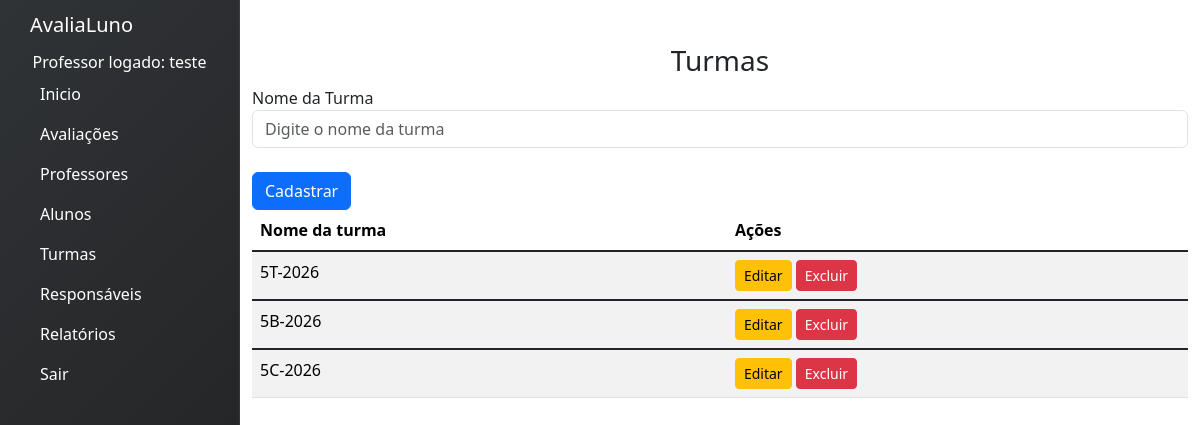
Page /turmas (signed in) on the committed database.
### avaliacoes/models.py (models this page shows, shortened)
class Turma(models.Model):
    nome = models.CharField(max_length=100)
    class Meta:
        verbose_name = "Turma"
        verbose_name_plural = "Turmas" # Define o nome plural personalizado

### avaliacoes/views.py (the view, shortened to what this page needs)
# urls.py: path('turmas', views.turmas, name='turmas'),
def turmas(request):
    lista_turmas = Turma.objects.all()
    return render(request, 'turmas.html', {'lista_turmas': lista_turmas})

### avaliacoes/auth_backend.py (called while the page is built)
    def get_user(self, user_id):
        try:
            return User.objects.get(pk=user_id)
        except User.DoesNotExist:
            return None

### avaliacoes/templates/turmas.html (shortened to what this page needs)
{% extends 'base.html' %}
{% block content %}
<h3><center> Turmas </center></h3>
<form action="" method="POST">
  <div class="form-group">
    <label>Nome da Turma</label>
    <input
      type="text"
      name="nome"
      id="nome"
      class="form-control"
      placeholder="Digite o nome da turma"
      required
    >
  </div>
  <br>
  <div class="form-group">
    <input type="submit" name="salvar_turma" id="btnSalvar" value="Cadastrar" class="btn btn-primary">
  </div>
</form>
<div class="table-wrapper-scroll-y my-custom-scrollbar">
  <table class="table table-striped mb-1">
      <thead>
          <tr>
              <th scope="col">Nome da turma</th>
              <th scope="col">Ações</th>
          </tr>
      </thead>
          {% for turma in lista_turmas %}
          <tbody>
              <tr>
                  <td>{{ turma.nome }}</td>
                  <td>
                    <button class="btn btn-sm btn-warning"
                      onclick="editarTurma(
                        '{{ turma.id }}',
                        '{{ turma.nome }}'
                      )">
                      Editar
                    </button>
                    <button class="btn btn-sm btn-danger"
                      onclick="abrirModalExcluir('{{ turma.id }}')">
                      Excluir
                    </button>
                  </td>
              </tr>
          </tbody>
          {% endfor %}
  </table>
</div>
{% endblock %}

### avaliacoes/templates/base.html (shortened to what this page needs)
{% load static %}
<!DOCTYPE html>
<html lang="pt-br">
<head>
    <link href="https://cdn.jsdelivr.net/npm/bootstrap@5.1.3/dist/css/bootstrap.min.css" rel="stylesheet">
    <link link rel="stylesheet" type="text/css" href="{% static 'base.css' %}"/>
</head>
<body>
    <div class="sidebar-container">
        <div class="sidebar-logo">AvaliaLuno</div>
        <div><center>Professor logado: {{ user.username }}</center></div>
        <ul class="sidebar-navigation">
          <li>
            <a href="{% url 'menu' %}">
               Inicio
            </a>
          </li>
          <li>
            <a href="{% url 'avaliacoes' %}">
               Avaliações
            </a>
          </li>
          <li>
            <a href="{% url 'professores' %}">
               Professores
            </a>
          </li>
          <li>
            <a href="{% url 'alunos' %}">
               Alunos
            </a>
          </li>
          <li>
            <a href="{% url 'turmas' %}">
               Turmas
            </a>
          </li>
          <li>
            <a href="{% url 'responsaveis' %}">
               Responsáveis
            </a>
          </li>
          <li>
            <a href="{% url 'relatorios' %}">
               Relatórios
            </a>
          </li>
          <li>
            <a href="{% url 'index' %}">
               Sair
            </a>
          </li>
        </ul>
      </div>
      dashboard
      <div class="content-container">
        <div class="container-fluid">
          {% block content %}
          {% endblock %}
        </div>
      </div>
<link href="https://cdn.jsdelivr.net/npm/bootstrap@5.3.2/dist/css/bootstrap.min.css" rel="stylesheet">
</body>
</html>

### avaliacoes/static/base.css (style rules this page uses)
.sidebar-container { position: fixed; width: 240px; height: 100%; left: 0; overflow-x: hidden; overflow-y: auto; background: linear-gradient(135deg,#303336 0%,#1e1f20 100%); color: #fff; border-right: 1px solid rgba(255,255,255,0.06); }
.content-container { padding-top: 20px; }
.sidebar-logo { padding: 10px 15px 10px 30px; font-size: 20px; background-color: transparent; color: #fff; }
.sidebar-navigation { padding: 0; margin: 0; list-style-type: none; position: relative; }
.sidebar-navigation li { background-color: transparent; position: relative; display: inline-block; width: 100%; line-height: 20px; }
.sidebar-navigation li a { padding: 10px 15px 10px 30px; display: block; color: #fff; }
.sidebar-navigation li a { text-decoration: none; }
.sidebar-navigation li a { text-decoration: none; outline: none; }
.sidebar-navigation li::before { position: absolute; content: ''; height: 100%; left: 0; top: 0; -webkit-transition: width 0.2s ease-in; transition: width 0.2s ease-in; width: 3px; z-index: -1; }
.content-container { padding-left: 240px; }
.my-custom-scrollbar { position: relative; height: 200px; overflow: auto; }
.table-wrapper-scroll-y { display: block; }

### rows in the picture
Turma: nome "5T-2026"
Turma: nome "5B-2026"
Turma: nome "5C-2026"

### other values in the picture
{{ user.username }} "teste"
